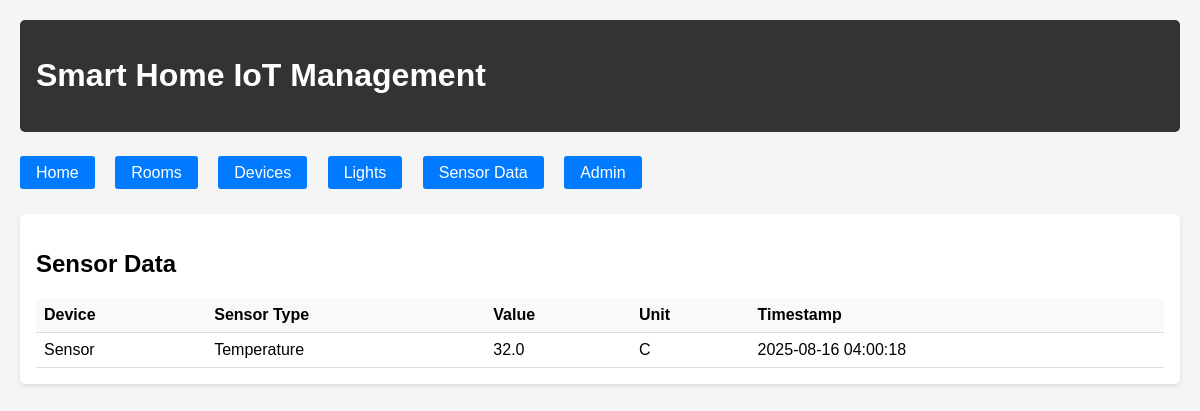
/sensor-data/, run on the app's committed database.
### myapp/models.py (models this page shows)
class SensorData(models.Model):
    SENSOR_TYPES = [
        ('temperature', 'Temperature'),
        ('humidity', 'Humidity'),
        ('light', 'Light'),
    ]
    device = models.ForeignKey(Device, on_delete=models.CASCADE)
    sensor_type = models.CharField(max_length=20, choices=SENSOR_TYPES)
    value = models.FloatField()
    unit = models.CharField(max_length=10, default="")
    timestamp = models.DateTimeField(default=timezone.now)

class Device(models.Model):
    STATUS_CHOICES = [
        ('online', 'Online'),
        ('offline', 'Offline'),
    ]
    name = models.CharField(max_length=100)
    device_id = models.CharField(max_length=50, unique=True)
    room = models.ForeignKey(Room, on_delete=models.CASCADE)
    status = models.CharField(max_length=20, choices=STATUS_CHOICES, default='offline')
    created_at = models.DateTimeField(auto_now_add=True)

### myapp/views.py (the view)
# urls.py: path('sensor-data/', views.SensorDataListView.as_view(), name='sensor_data_list'),
class SensorDataListView(ListView):
    model = SensorData
    template_name = 'myapp/sensor_data_list.html'
    context_object_name = 'sensor_data'
    ordering = ['-timestamp']
    paginate_by = 20

### myapp/templates/myapp/sensor_data_list.html (shortened to what this page needs)
{% extends 'myapp/base.html' %}
{% block content %}
<div class="card">
    <h2>Sensor Data</h2>
    <table>
        <thead>
            <tr>
                <th>Device</th>
                <th>Sensor Type</th>
                <th>Value</th>
                <th>Unit</th>
                <th>Timestamp</th>
            </tr>
        </thead>
        <tbody>
            {% for data in sensor_data %}
            <tr>
                <td>{{ data.device.name }}</td>
                <td>{{ data.get_sensor_type_display }}</td>
                <td>{{ data.value }}</td>
                <td>{{ data.unit|default:"-" }}</td>
                <td>{{ data.timestamp|date:"Y-m-d H:i:s" }}</td>
            </tr>
            {% empty %}
            <tr>
                <td colspan="5">No sensor data found</td>
            </tr>
            {% endfor %}
        </tbody>
    </table>
</div>
{% endblock %}

### myapp/templates/myapp/base.html (style rules this page uses)
body { font-family: Arial, sans-serif; margin: 0; padding: 20px; background-color: #f5f5f5; }
.card { background: white; padding: 1rem; margin-bottom: 1rem; border-radius: 5px; box-shadow: 0 2px 4px rgba(0,0,0,0.1); }
table { width: 100%; border-collapse: collapse; }
th, td { padding: 0.5rem; text-align: left; border-bottom: 1px solid #ddd; }
th { background-color: #f8f9fa; }

### data on the page
SensorData: device.name "Sensor", sensor_type "Temperature", value "32.0", unit "C", timestamp "2025-08-16 04:00:18"
